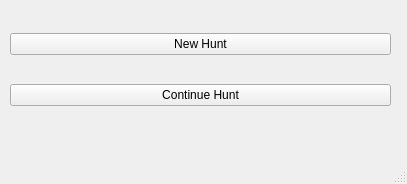
<?xml version="1.0" encoding="UTF-8"?>
<ui version="4.0">
 <class>MainWindow</class>
 <widget class="QMainWindow" name="MainWindow">
  <property name="geometry">
   <rect>
    <x>0</x>
    <y>0</y>
    <width>407</width>
    <height>184</height>
   </rect>
  </property>
  <property name="windowTitle">
   <string>MainWindow</string>
  </property>
  <widget class="QWidget" name="centralwidget">
   <widget class="QWidget" name="verticalLayoutWidget">
    <property name="geometry">
     <rect>
      <x>10</x>
      <y>10</y>
      <width>381</width>
      <height>121</height>
     </rect>
    </property>
    <layout class="QVBoxLayout" name="verticalLayout">
     <item>
      <widget class="QPushButton" name="newHuntButton">
       <property name="text">
        <string>New Hunt</string>
       </property>
      </widget>
     </item>
     <item>
      <widget class="QPushButton" name="continueHuntButton">
       <property name="text">
        <string>Continue Hunt</string>
       </property>
      </widget>
     </item>
    </layout>
   </widget>
  </widget>
  <widget class="QMenuBar" name="menubar">
   <property name="geometry">
    <rect>
     <x>0</x>
     <y>0</y>
     <width>407</width>
     <height>21</height>
    </rect>
   </property>
  </widget>
  <widget class="QStatusBar" name="statusbar"/>
 </widget>
 <resources/>
 <connections/>
</ui>
